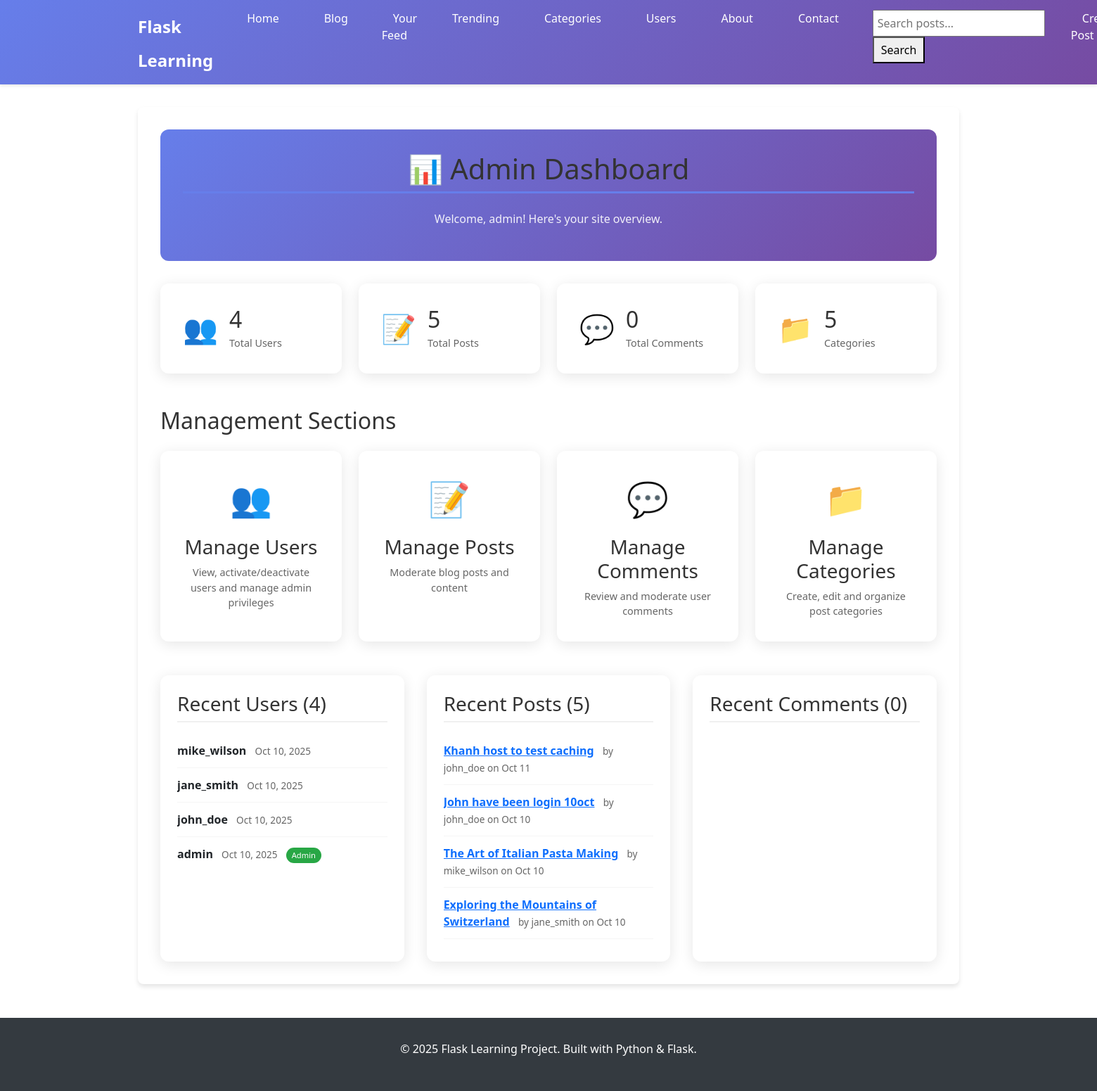
The page /admin (signed in) on the database its author committed.
### app.py (models this page shows, shortened)
class User(db.Model, UserMixin):
    id = db.Column(db.Integer, primary_key=True)
    username = db.Column(db.String(80), unique=True, nullable=False)
    email = db.Column(db.String(120), unique=True, nullable=False)
    password_hash = db.Column(db.String(255), nullable=False)
    avatar_filename = db.Column(db.String(255), nullable=True, default='default-avatar.png')
    is_admin = db.Column(db.Boolean, default=False)
    created_at = db.Column(db.DateTime, default=datetime.utcnow)
    is_active = db.Column(db.Boolean, default=True)
    posts = db.relationship('Post', backref='author', lazy=True, cascade='all, delete-orphan')
    comments = db.relationship('Comment', backref='author', lazy=True, cascade='all, delete-orphan')

class Post(db.Model):
    id = db.Column(db.Integer, primary_key=True)
    title = db.Column(db.String(200), nullable=False)
    content = db.Column(db.Text, nullable=False)
    image_filename = db.Column(db.String(255), nullable=True)
    created_at = db.Column(db.DateTime, default=datetime.utcnow)
    updated_at = db.Column(db.DateTime, default=datetime.utcnow, onupdate=datetime.utcnow)
    user_id = db.Column(db.Integer, db.ForeignKey('user.id'), nullable=False)
    category_id = db.Column(db.Integer, db.ForeignKey('category.id'), nullable=True)
    comments = db.relationship('Comment', backref='post', lazy=True, cascade='all, delete-orphan')

### app.py (the view)
@app.route('/admin')
@login_required
@admin_required
def admin_dashboard():
    total_users = User.query.count()
    total_posts = Post.query.count()
    total_comments = Comment.query.count()
    total_categories = Category.query.count()
    recent_users = User.query.order_by(User.created_at.desc()).limit(5).all()
    recent_posts = Post.query.order_by(Post.created_at.desc()).limit(5).all()
    recent_comments = Comment.query.order_by(Comment.created_at.desc()).limit(5).all()
    return render_template('admin/dashboard.html',
                         title='Admin Dashboard',
                         total_users=total_users,
                         total_posts=total_posts,
                         total_comments=total_comments,
                         total_categories=total_categories,
                         recent_users=recent_users,
                         recent_posts=recent_posts,
                         recent_comments=recent_comments)

### app.py (called while the page is built)
@login_manager.user_loader
def load_user(user_id):
    print(f"DEBUG: user_loader called with user_id: {user_id}")
    user = User.query.get(int(user_id))
    print(f"DEBUG: user_loader found user: {bool(user)}")
    if user:
        print(f"DEBUG: user_loader username: {user.username}")
    return user

def admin_required(f):
    from functools import wraps
    @wraps(f)
    def decorated_function(*args, **kwargs):
        if not current_user.is_authenticated or not current_user.is_admin:
            flash('Access denied. Admin privileges required.', 'error')
            return redirect(url_for('home'))
        return f(*args, **kwargs)
    return decorated_function

### templates/admin/dashboard.html (shortened to what this page needs)
{% extends "base.html" %}
{% block content %}
<div class="content-section">
    <div class="admin-header">
        <h1>📊 Admin Dashboard</h1>
        <p class="admin-subtitle">Welcome, {{ current_user.username }}! Here's your site overview.</p>
    </div>
    <div class="stats-grid">
        <div class="stat-card">
            <div class="stat-icon">👥</div>
            <div class="stat-content">
                <h3>{{ total_users }}</h3>
                <p>Total Users</p>
            </div>
        </div>
        <div class="stat-card">
            <div class="stat-icon">📝</div>
            <div class="stat-content">
                <h3>{{ total_posts }}</h3>
                <p>Total Posts</p>
            </div>
        </div>
        <div class="stat-card">
            <div class="stat-icon">💬</div>
            <div class="stat-content">
                <h3>{{ total_comments }}</h3>
                <p>Total Comments</p>
            </div>
        </div>
        <div class="stat-card">
            <div class="stat-icon">📁</div>
            <div class="stat-content">
                <h3>{{ total_categories }}</h3>
                <p>Categories</p>
            </div>
        </div>
    </div>
    <div class="admin-nav">
        <h2>Management Sections</h2>
        <div class="admin-nav-grid">
            <a href="{{ url_for('admin_users') }}" class="admin-nav-item">
                <div class="nav-icon">👥</div>
                <h3>Manage Users</h3>
                <p>View, activate/deactivate users and manage admin privileges</p>
            </a>
            <a href="{{ url_for('admin_posts') }}" class="admin-nav-item">
                <div class="nav-icon">📝</div>
                <h3>Manage Posts</h3>
                <p>Moderate blog posts and content</p>
            </a>
            <a href="{{ url_for('admin_comments') }}" class="admin-nav-item">
                <div class="nav-icon">💬</div>
                <h3>Manage Comments</h3>
                <p>Review and moderate user comments</p>
            </a>
            <a href="{{ url_for('admin_categories') }}" class="admin-nav-item">
                <div class="nav-icon">📁</div>
                <h3>Manage Categories</h3>
                <p>Create, edit and organize post categories</p>
            </a>
        </div>
    </div>
    <div class="recent-activity">
        <div class="activity-section">
            <h3>Recent Users ({{ recent_users|length }})</h3>
            <div class="activity-list">
                {% for user in recent_users %}
                <div class="activity-item">
                    <strong>{{ user.username }}</strong>
                    <span class="activity-meta">{{ user.created_at.strftime('%b %d, %Y') }}</span>
                    {% if user.is_admin %}<span class="admin-badge">Admin</span>{% endif %}
                </div>
                {% endfor %}
            </div>
        </div>
        <div class="activity-section">
            <h3>Recent Posts ({{ recent_posts|length }})</h3>
            <div class="activity-list">
                {% for post in recent_posts %}
                <div class="activity-item">
                    <strong><a href="{{ url_for('post_detail', id=post.id) }}">{{ post.title[:50] }}{% if post.title|length > 50 %}...{% endif %}</a></strong>
                    <span class="activity-meta">by {{ post.author.username }} on {{ post.created_at.strftime('%b %d') }}</span>
                </div>
                {% endfor %}
            </div>
        </div>
        <div class="activity-section">
            <h3>Recent Comments ({{ recent_comments|length }})</h3>
        </div>
    </div>
</div>
{% endblock %}

### static/css/style.css (style rules this page uses)
* { margin: 0; padding: 0; box-sizing: border-box; }
body { font-family: 'Segoe UI', Tahoma, Geneva, Verdana, sans-serif; line-height: 1.6; color: #333; background-color: #f8f9fa; }
.content-section { background: white; padding: 2rem; border-radius: 8px; box-shadow: 0 4px 6px rgba(0,0,0,0.1); margin: 2rem 0; }
.content-section h1 { color: #333; margin-bottom: 1.5rem; border-bottom: 3px solid #667eea; padding-bottom: 0.5rem; }

### templates/admin/dashboard.html (style rules this page uses)
.admin-header { text-align: center; margin-bottom: 2rem; padding: 2rem; background: linear-gradient(135deg, #667eea 0%, #764ba2 100%); color: white; border-radius: 12px; }
.admin-subtitle { opacity: 0.9; margin-top: 0.5rem; }
.stats-grid { display: grid; grid-template-columns: repeat(auto-fit, minmax(200px, 1fr)); gap: 1.5rem; margin-bottom: 3rem; }
.stat-card { background: white; padding: 2rem; border-radius: 12px; box-shadow: 0 4px 20px rgba(0,0,0,0.1); display: flex; align-items: center; gap: 1rem; transition: transform 0.2s; }
.stat-icon { font-size: 2.5rem; }
.stat-content h3 { margin: 0; font-size: 2rem; color: #333; }
.stat-content p { margin: 0.25rem 0 0 0; color: #666; font-size: 0.9rem; }
.admin-nav { margin-bottom: 3rem; }
.admin-nav h2 { margin-bottom: 1.5rem; color: #333; }
.admin-nav-grid { display: grid; grid-template-columns: repeat(auto-fit, minmax(250px, 1fr)); gap: 1.5rem; }
.admin-nav-item { background: white; padding: 2rem; border-radius: 12px; box-shadow: 0 4px 20px rgba(0,0,0,0.1); text-decoration: none; color: inherit; transition: transform 0.2s, box-shadow 0.2s; text-align: center; }
.nav-icon { font-size: 3rem; margin-bottom: 1rem; }
.admin-nav-item h3 { margin: 0 0 0.5rem 0; color: #333; }
.admin-nav-item p { margin: 0; color: #666; font-size: 0.9rem; }
.recent-activity { display: grid; grid-template-columns: repeat(auto-fit, minmax(300px, 1fr)); gap: 2rem; }
.activity-section { background: white; padding: 1.5rem; border-radius: 12px; box-shadow: 0 4px 20px rgba(0,0,0,0.1); }
.activity-section h3 { margin: 0 0 1rem 0; color: #333; border-bottom: 2px solid #f0f0f0; padding-bottom: 0.5rem; }
.activity-list { max-height: 300px; overflow-y: auto; }
.activity-item { padding: 0.75rem 0; border-bottom: 1px solid #f5f5f5; }
.activity-item:last-child { border-bottom: none; }
.activity-meta { color: #666; font-size: 0.85rem; margin-left: 0.5rem; }
.admin-badge { background: #28a745; color: white; padding: 0.2rem 0.5rem; border-radius: 12px; font-size: 0.7rem; margin-left: 0.5rem; }

### rows shown on the page
User: username "admin", created_at "Oct 10, 2025", is_admin "Admin"
User: username "mike_wilson", created_at "Oct 10, 2025"
User: username "jane_smith", created_at "Oct 10, 2025"
User: username "john_doe", created_at "Oct 10, 2025"
Post: title "Khanh host to test caching", author.username "john_doe", created_at "Oct 11"
Post: title "John have been login 10oct", author.username "john_doe", created_at "Oct 10"
Post: title "The Art of Italian Pasta Making", author.username "mike_wilson", created_at "Oct 10"
Post: title "Exploring the Mountains of Switzerland", author.username "jane_smith", created_at "Oct 10"

### other values the page prints
{{ total_users }} "4"
{{ total_posts }} "5"
{{ total_comments }} "0"
{{ total_categories }} "5"
{{ recent_users|length }} "4"
{{ recent_posts|length }} "5"
{{ recent_comments|length }} "0"
